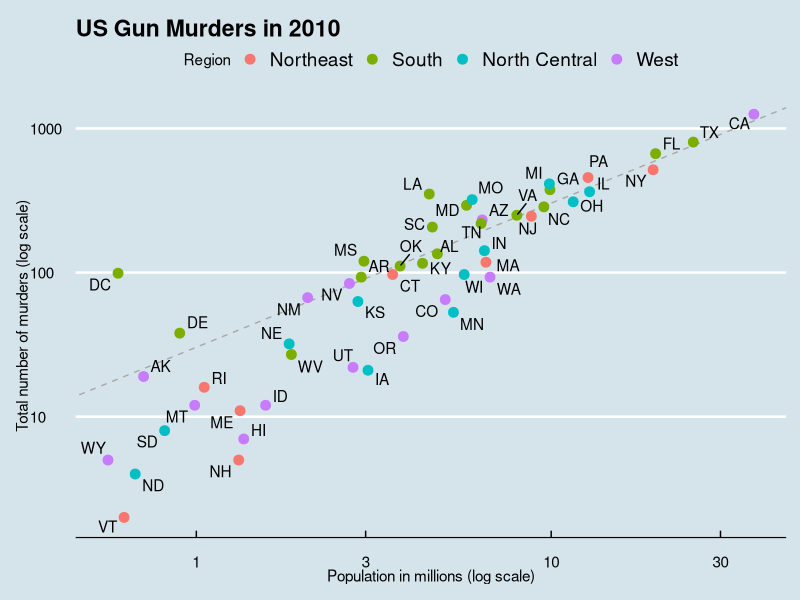

Write R code to recreate this figure.
library(dslabs)
library(ggplot2)
library(dplyr)
library(ggrepel)
library(ggthemes)
data(murders)

#calculating the average murder rate
avgMurderRate <- murders %>%
  summarize(rate = sum(total) / sum(population) * 10^6) %>%
  .$rate

# make the plot, combining all elements
murders %>%
  ggplot(aes(population/10^6, total, label = abb)) +
  geom_abline(intercept = log10(avgMurderRate), lty = 2, color = "darkgrey") +
  geom_point(aes(col = region), size = 3) +
  geom_text_repel() +
  scale_x_log10() +
  scale_y_log10() +
  xlab("Population in millions (log scale)") +
  ylab("Total number of murders (log scale)") +
  ggtitle("US Gun Murders in 2010") +
  scale_color_discrete(name = "Region") +
  theme_economist()
